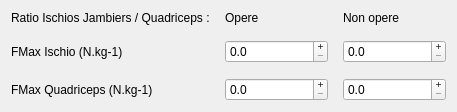
    <widget class="QWidget" name="layoutWidget_12">
     <property name="geometry">
      <rect>
       <x>40</x>
       <y>220</y>
       <width>457</width>
       <height>110</height>
      </rect>
     </property>
     <layout class="QGridLayout" name="gridLayout_ratioIJ">
      <property name="spacing">
       <number>15</number>
      </property>
      <item row="2" column="2">
       <widget class="QDoubleSpinBox" name="doubleSpinBox_g_fmaxQuadriNO">
        <property name="cursor">
         <cursorShape>ArrowCursor</cursorShape>
        </property>
        <property name="buttonSymbols">
         <enum>QAbstractSpinBox::ButtonSymbols::PlusMinus</enum>
        </property>
        <property name="accelerated">
         <bool>true</bool>
        </property>
        <property name="decimals">
         <number>1</number>
        </property>
        <property name="maximum">
         <double>100000.000000000000000</double>
        </property>
       </widget>
      </item>
      <item row="0" column="2">
       <widget class="QLabel" name="label_non_opere_4">
        <property name="text">
         <string>Non opere</string>
        </property>
       </widget>
      </item>
      <item row="1" column="1">
       <widget class="QDoubleSpinBox" name="doubleSpinBox_g_fmaxIschioO">
        <property name="cursor">
         <cursorShape>ArrowCursor</cursorShape>
        </property>
        <property name="buttonSymbols">
         <enum>QAbstractSpinBox::ButtonSymbols::PlusMinus</enum>
        </property>
        <property name="accelerated">
         <bool>true</bool>
        </property>
        <property name="showGroupSeparator" stdset="0">
         <bool>false</bool>
        </property>
        <property name="decimals">
         <number>1</number>
        </property>
        <property name="maximum">
         <double>100000.000000000000000</double>
        </property>
       </widget>
      </item>
      <item row="0" column="1">
       <widget class="QLabel" name="label_opere_4">
        <property name="text">
         <string>Opere</string>
        </property>
       </widget>
      </item>
      <item row="0" column="0">
       <widget class="QLabel" name="label_ration_ij_quadri">
        <property name="text">
         <string>Ratio Ischios Jambiers / Quadriceps :</string>
        </property>
        <property name="textFormat">
         <enum>Qt::TextFormat::RichText</enum>
        </property>
       </widget>
      </item>
      <item row="1" column="0">
       <widget class="QLabel" name="label_fmax_ij">
        <property name="text">
         <string>FMax Ischio (N.kg-1)</string>
        </property>
       </widget>
      </item>
      <item row="1" column="2">
       <widget class="QDoubleSpinBox" name="doubleSpinBox_g_fmaxIschioNO">
        <property name="cursor">
         <cursorShape>ArrowCursor</cursorShape>
        </property>
        <property name="buttonSymbols">
         <enum>QAbstractSpinBox::ButtonSymbols::PlusMinus</enum>
        </property>
        <property name="accelerated">
         <bool>true</bool>
        </property>
        <property name="decimals">
         <number>1</number>
        </property>
        <property name="maximum">
         <double>100000.000000000000000</double>
        </property>
       </widget>
      </item>
      <item row="2" column="0">
       <widget class="QLabel" name="label_fmax_quadri">
        <property name="text">
         <string>FMax Quadriceps (N.kg-1)</string>
        </property>
       </widget>
      </item>
      <item row="2" column="1">
       <widget class="QDoubleSpinBox" name="doubleSpinBox_g_fmaxQuadriO">
        <property name="cursor">
         <cursorShape>ArrowCursor</cursorShape>
        </property>
        <property name="buttonSymbols">
         <enum>QAbstractSpinBox::ButtonSymbols::PlusMinus</enum>
        </property>
        <property name="accelerated">
         <bool>true</bool>
        </property>
        <property name="decimals">
         <number>1</number>
        </property>
        <property name="maximum">
         <double>100000.000000000000000</double>
        </property>
       </widget>
      </item>
     </layout>
    </widget>
